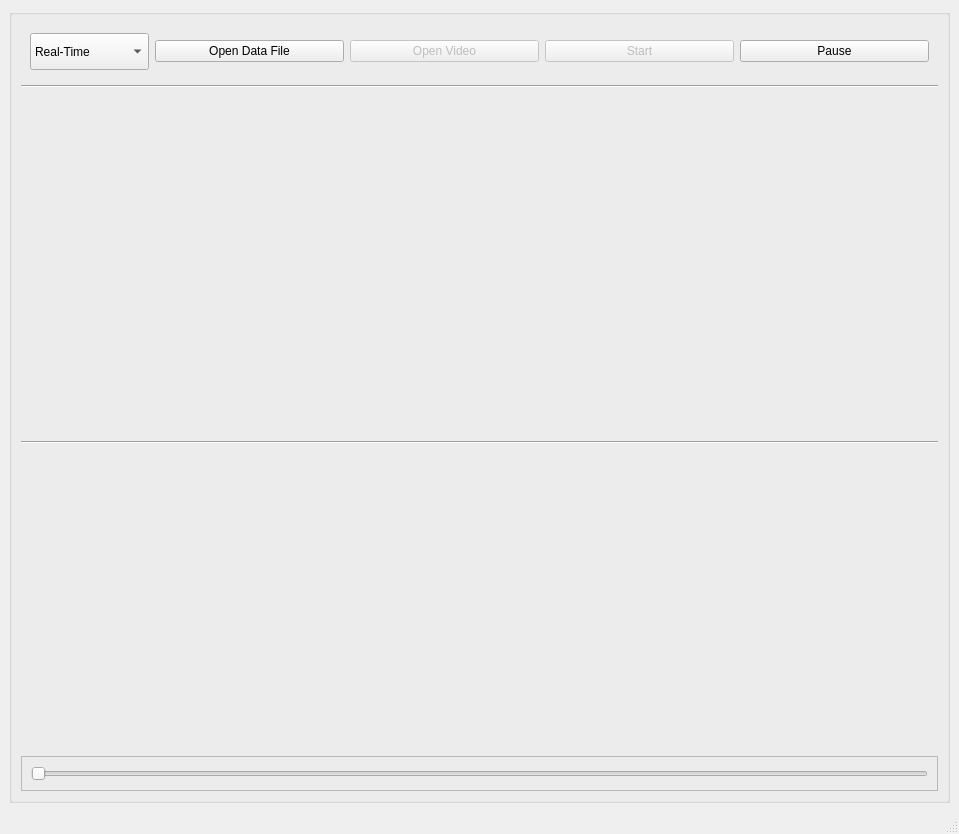
<?xml version="1.0" encoding="UTF-8"?>
<ui version="4.0">
 <class>MainWindow</class>
 <widget class="QMainWindow" name="MainWindow">
  <property name="geometry">
   <rect>
    <x>0</x>
    <y>0</y>
    <width>959</width>
    <height>834</height>
   </rect>
  </property>
  <property name="windowTitle">
   <string>Video Player with Signal</string>
  </property>
  <property name="windowIcon">
   <iconset>
    <normaloff>icon.png</normaloff>icon.png</iconset>
  </property>
  <widget class="QWidget" name="centralwidget">
   <layout class="QHBoxLayout" name="horizontalLayout">
    <item>
     <widget class="QGroupBox" name="groupBox_5">
      <property name="enabled">
       <bool>true</bool>
      </property>
      <property name="title">
       <string/>
      </property>
      <property name="alignment">
       <set>Qt::AlignCenter</set>
      </property>
      <property name="checkable">
       <bool>false</bool>
      </property>
      <layout class="QVBoxLayout" name="verticalLayout">
       <property name="sizeConstraint">
        <enum>QLayout::SetDefaultConstraint</enum>
       </property>
       <item>
        <widget class="QFrame" name="frame_3">
         <property name="sizePolicy">
          <sizepolicy hsizetype="Preferred" vsizetype="Maximum">
           <horstretch>0</horstretch>
           <verstretch>0</verstretch>
          </sizepolicy>
         </property>
         <property name="minimumSize">
          <size>
           <width>0</width>
           <height>55</height>
          </size>
         </property>
         <property name="maximumSize">
          <size>
           <width>16777215</width>
           <height>55</height>
          </size>
         </property>
         <property name="frameShape">
          <enum>QFrame::NoFrame</enum>
         </property>
         <property name="frameShadow">
          <enum>QFrame::Plain</enum>
         </property>
         <layout class="QHBoxLayout" name="horizontalLayout_4">
          <item>
           <widget class="QComboBox" name="timeComboBox">
            <property name="sizePolicy">
             <sizepolicy hsizetype="Maximum" vsizetype="Expanding">
              <horstretch>0</horstretch>
              <verstretch>0</verstretch>
             </sizepolicy>
            </property>
            <property name="focusPolicy">
             <enum>Qt::NoFocus</enum>
            </property>
            <item>
             <property name="text">
              <string>Real-Time</string>
             </property>
            </item>
            <item>
             <property name="text">
              <string>Frame by Frame</string>
             </property>
            </item>
           </widget>
          </item>
          <item>
           <widget class="QPushButton" name="fileButton">
            <property name="focusPolicy">
             <enum>Qt::NoFocus</enum>
            </property>
            <property name="text">
             <string>Open Data File</string>
            </property>
            <property name="icon">
             <iconset>
              <normaloff>datafile.png</normaloff>datafile.png</iconset>
            </property>
           </widget>
          </item>
          <item>
           <widget class="QPushButton" name="openButton">
            <property name="enabled">
             <bool>false</bool>
            </property>
            <property name="focusPolicy">
             <enum>Qt::NoFocus</enum>
            </property>
            <property name="text">
             <string>Open Video</string>
            </property>
            <property name="icon">
             <iconset>
              <normaloff>icons8-unsplash-64.png</normaloff>icons8-unsplash-64.png</iconset>
            </property>
           </widget>
          </item>
          <item>
           <widget class="QPushButton" name="startButton">
            <property name="enabled">
             <bool>false</bool>
            </property>
            <property name="focusPolicy">
             <enum>Qt::NoFocus</enum>
            </property>
            <property name="text">
             <string>Start</string>
            </property>
            <property name="icon">
             <iconset>
              <normaloff>icons8-start-40.png</normaloff>icons8-start-40.png</iconset>
            </property>
           </widget>
          </item>
          <item>
           <widget class="QPushButton" name="pauseButton">
            <property name="enabled">
             <bool>true</bool>
            </property>
            <property name="focusPolicy">
             <enum>Qt::NoFocus</enum>
            </property>
            <property name="text">
             <string>Pause</string>
            </property>
            <property name="icon">
             <iconset>
              <normaloff>icons8-pause-button-48.png</normaloff>icons8-pause-button-48.png</iconset>
            </property>
           </widget>
          </item>
         </layout>
        </widget>
       </item>
       <item>
        <widget class="Line" name="line">
         <property name="orientation">
          <enum>Qt::Horizontal</enum>
         </property>
        </widget>
       </item>
       <item>
        <widget class="QLabel" name="LeftImage">
         <property name="sizePolicy">
          <sizepolicy hsizetype="Ignored" vsizetype="Ignored">
           <horstretch>0</horstretch>
           <verstretch>0</verstretch>
          </sizepolicy>
         </property>
         <property name="text">
          <string/>
         </property>
         <property name="alignment">
          <set>Qt::AlignCenter</set>
         </property>
        </widget>
       </item>
       <item>
        <widget class="Line" name="line_2">
         <property name="orientation">
          <enum>Qt::Horizontal</enum>
         </property>
        </widget>
       </item>
       <item>
        <widget class="QLabel" name="bottomImage">
         <property name="sizePolicy">
          <sizepolicy hsizetype="Preferred" vsizetype="Maximum">
           <horstretch>0</horstretch>
           <verstretch>0</verstretch>
          </sizepolicy>
         </property>
         <property name="minimumSize">
          <size>
           <width>0</width>
           <height>200</height>
          </size>
         </property>
         <property name="maximumSize">
          <size>
           <width>16777215</width>
           <height>300</height>
          </size>
         </property>
         <property name="text">
          <string/>
         </property>
        </widget>
       </item>
       <item>
        <widget class="QFrame" name="frame">
         <property name="sizePolicy">
          <sizepolicy hsizetype="Preferred" vsizetype="Maximum">
           <horstretch>0</horstretch>
           <verstretch>0</verstretch>
          </sizepolicy>
         </property>
         <property name="frameShape">
          <enum>QFrame::StyledPanel</enum>
         </property>
         <property name="frameShadow">
          <enum>QFrame::Raised</enum>
         </property>
         <layout class="QHBoxLayout" name="horizontalLayout_2">
          <item>
           <widget class="QSlider" name="horizontalSlider">
            <property name="enabled">
             <bool>false</bool>
            </property>
            <property name="baseSize">
             <size>
              <width>10</width>
              <height>10</height>
             </size>
            </property>
            <property name="mouseTracking">
             <bool>true</bool>
            </property>
            <property name="focusPolicy">
             <enum>Qt::StrongFocus</enum>
            </property>
            <property name="statusTip">
             <string/>
            </property>
            <property name="tracking">
             <bool>true</bool>
            </property>
            <property name="orientation">
             <enum>Qt::Horizontal</enum>
            </property>
            <property name="invertedAppearance">
             <bool>false</bool>
            </property>
            <property name="invertedControls">
             <bool>false</bool>
            </property>
            <property name="tickPosition">
             <enum>QSlider::NoTicks</enum>
            </property>
           </widget>
          </item>
         </layout>
        </widget>
       </item>
      </layout>
     </widget>
    </item>
   </layout>
  </widget>
  <widget class="QStatusBar" name="statusbar"/>
 </widget>
 <resources/>
 <connections/>
</ui>
